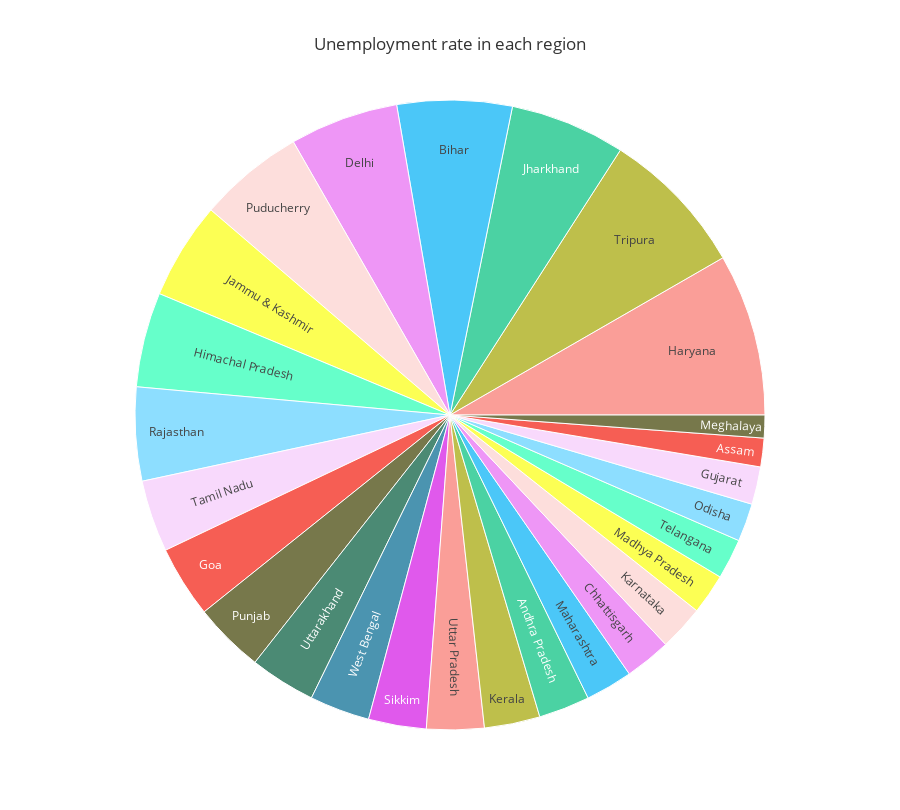

Notebook source saved alongside this figure:
### Code cell
unemployData2 = data2[["Region","Estimated Unemployment Rate (%)" , "Estimated Employed" , "Estimated Labour Participation Rate (%)"]]
unemploy2 = unemployData2.groupby(["Region"])["Estimated Unemployment Rate (%)"].mean().reset_index()
fig = px.sunburst(unemploy2, path=["Region"], values="Estimated Unemployment Rate (%)",
                  color_continuous_scale='Plasma', title='Unemployment rate in each region',
                  height=810, template='ggplot2')
fig.show()

### Figure 1 — Plotly figure (JSON) as saved in the notebook; plotly's stock layout.template omitted (floating-point values rounded to 4 significant figures)
{"data": [{"branchvalues": "total", "domain": {"x": [0, 1], "y": [0, 1]}, "hovertemplate": "labels=%{label}<br>Estimated Unemployment Rate (%)=%{value}<br>parent=%{parent}<br>id=%{id}<extra></extra>", "ids": ["Andhra Pradesh", "Assam", "Bihar", "Chhattisgarh", "Delhi", "Goa", "Gujarat", "Haryana", "Himachal Pradesh", "Jammu & Kashmir", "Jharkhand", "Karnataka", "Kerala", "Madhya Pradesh", "Maharashtra", "Meghalaya", "Odisha", "Puducherry", "Punjab", "Rajasthan", "Sikkim", "Tamil Nadu", "Telangana", "Tripura", "Uttar Pradesh", "Uttarakhand", "West Bengal"], "labels": ["Andhra Pradesh", "Assam", "Bihar", "Chhattisgarh", "Delhi", "Goa", "Gujarat", "Haryana", "Himachal Pradesh", "Jammu & Kashmir", "Jharkhand", "Karnataka", "Kerala", "Madhya Pradesh", "Maharashtra", "Meghalaya", "Odisha", "Puducherry", "Punjab", "Rajasthan", "Sikkim", "Tamil Nadu", "Telangana", "Tripura", "Uttar Pradesh", "Uttarakhand", "West Bengal"], "name": "", "parents": ["", "", "", "", "", "", "", "", "", "", "", "", "", "", "", "", "", "", "", "", "", "", "", "", "", "", ""], "type": "sunburst", "values": [8.664, 4.856, 19.47, 7.819, 18.41, 12.17, 6.376, 27.48, 16.07, 16.48, 19.54, 7.668, 9.434, 6.854, 7.979, 3.866, 6.462, 17.94, 11.98, 15.87, 9.793, 12.19, 6.833, 25.05, 9.737, 11.16, 10.19]}], "layout": {"height": 810, "legend": {"tracegroupgap": 0}, "title": {"text": "Unemployment rate in each region"}}}
